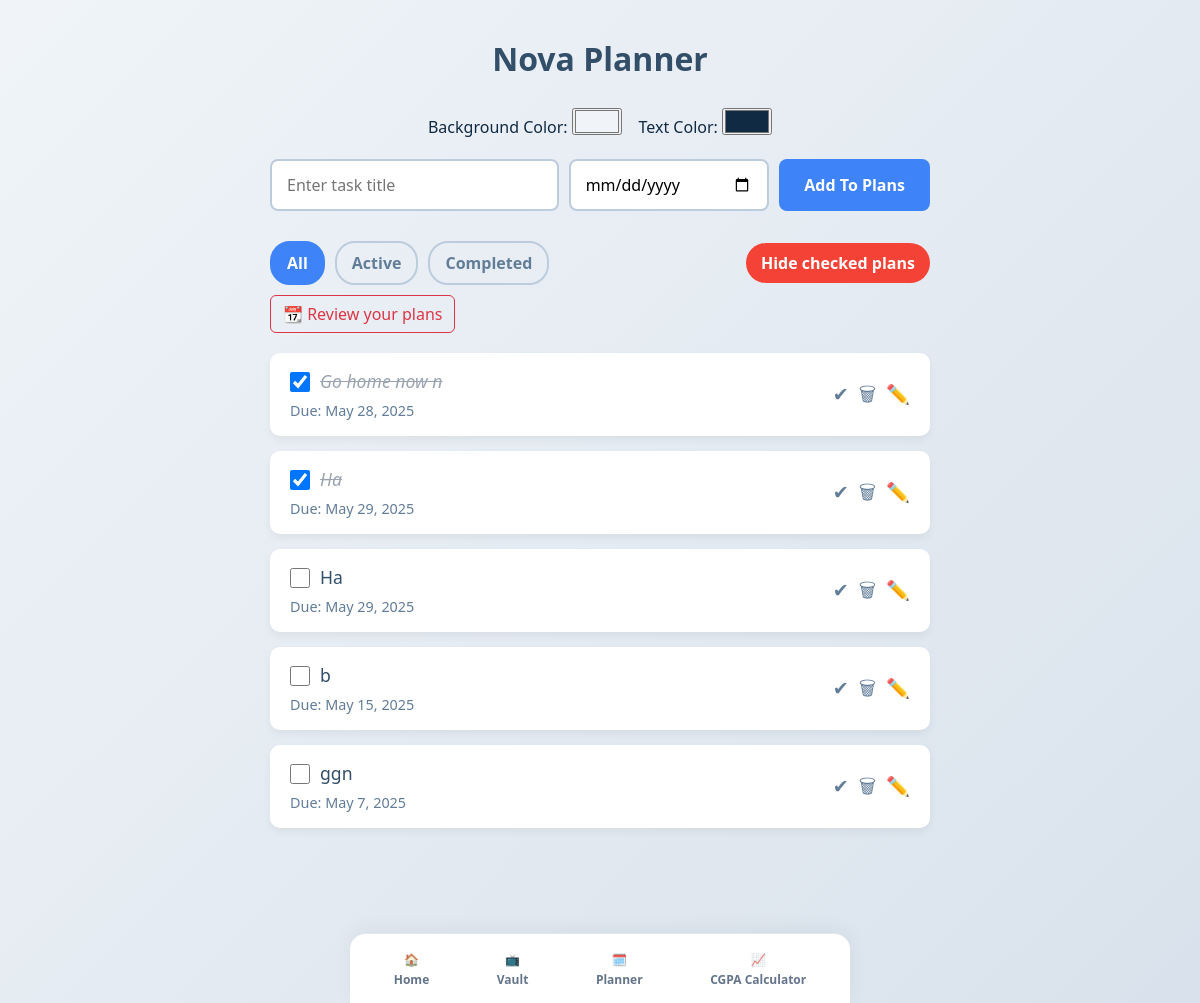
Screenshot of /planner/ (signed in) with the database file from the repository.
### todo/models.py (models this page shows, shortened)
class Task(models.Model):
    user = models.ForeignKey(User, on_delete=models.CASCADE)
    title = models.CharField(max_length=255)
    description = models.TextField(blank=True)
    due_date = models.DateField()
    completed = models.BooleanField(default=False)
    created_at = models.DateTimeField(auto_now_add=True)

### todo/views.py (the view, shortened to what this page needs)
# urls.py: path('', views.task_list, name='task_list'),
@login_required
def task_list(request):
    tasks = Task.objects.filter(user=request.user)
    form = TaskForm()
    return render(request, 'todo/task_list.html', {'tasks': tasks, 'form': form})

### todo/forms.py
class TaskForm(forms.ModelForm):
    class Meta:
        model = Task
        fields = ['title', 'description', 'due_date', 'completed']
        widgets = {
            'title': forms.TextInput(attrs={
                'class': 'input-field',
                'placeholder': 'Enter task title',
            }),
            'description': forms.Textarea(attrs={
                'class': 'input-field',
                'placeholder': 'Describe your task (optional)',
                'rows': 3,
            }),
            'due_date': forms.DateInput(attrs={
                'class': 'input-field',
                'type': 'date',
            }),
            'completed': forms.CheckboxInput(attrs={
                'class': 'checkbox-field',
            }),
        }

### todo/templates/todo/task_list.html (shortened to what this page needs)
<!DOCTYPE html>
<html lang="en">
<head>
  <link href="https://cdn.jsdelivr.net/npm/bootstrap@5.3.6/dist/css/bootstrap.min.css" rel="stylesheet">
</head>
<body style="margin-bottom:10%;">
  {% include 'core/nav.html' %}
  <h2>Nova Planner</h2>
  <div class="color-selectors">
    <label>
      Background Color:
      <input type="color" id="bg-color-picker" value="#f0f4f8" />
    </label>
    <label>
      Text Color:
      <input type="color" id="text-color-picker" value="#102a43" />
    </label>
  </div>
  <form method="POST">
    {{ form.title }}
    <input type="date" name="due_date" required />
    <input type="submit" value="Add To Plans" />
  </form>
  <div class="controls">
    <div class="filters">
      <button data-filter="all" class="active">All</button>
      <button data-filter="active">Active</button>
      <button data-filter="completed">Completed</button>
    </div>
    <button class="clear-btn">Hide checked plans</button>
    <a class="btn btn-outline-danger" href="{% url 'custom_calendar_view' %}">📆 Review your plans</a>
  </div>
  <div id="tasks-container">
    {% for task in tasks %}
    <div class="task {% if task.due_date and task.due_date < today and not task.completed %}overdue{% endif %}"
         data-priority="{{ task.priority }}"
         data-completed="{{ task.completed|yesno:'true,false' }}"
         data-id="{{ task.id }}">
      <div class="left">
        <div class="task-header">
          <input type="checkbox" class="complete-checkbox" {% if task.completed %}checked{% endif %} />
          <span class="title {% if task.completed %}completed{% endif %}">{{ task.title }}</span>
          <span class="priority-tag priority-{{ task.priority }}">{{ task.priority|title }}</span>
        </div>
        {% if task.due_date %}
          <span class="due-date">Due: {{ task.due_date }}</span>
        {% endif %}
      </div>
      <div class="actions">
        <a href="{% url 'toggle_complete' task.id %}" title="Toggle Complete">✔</a>
        <a href="{% url 'delete_task' task.id %}" title="Delete Task">🗑</a>
        <a href="{% url 'edit_task' task.id %}">✏️</a>
      </div>
    </div>
    {% empty %}
      <p>No tasks yet.</p>
    {% endfor %}
  </div>
</body>
</html>

### todo/templates/todo/task_list.html (style rules this page uses)
* { box-sizing: border-box; }
body { font-family: 'Segoe UI', Tahoma, Geneva, Verdana, sans-serif; background: linear-gradient(135deg, #f0f4f8, #d9e2ec); margin: 0; padding: 40px 20px; max-width: 700px; margin-left: auto; margin-right: auto; color: #102a43; user-select: none; }
h2 { font-weight: 700; font-size: 2rem; margin-bottom: 30px; text-align: center; color: #334e68; }
.color-selectors { text-align: center; margin-bottom: 20px; }
form { display: flex; flex-wrap: wrap; gap: 10px; margin-bottom: 30px; }
form input[type="text"], form input[type="date"] { flex-grow: 1; padding: 12px 15px; font-size: 1rem; border-radius: 8px; border: 2px solid #bcccdc; transition: border-color 0.3s ease; }
form input[type="submit"] { background-color: #3f83f8; border: none; color: white; font-weight: 600; font-size: 1rem; padding: 12px 25px; border-radius: 8px; cursor: pointer; transition: background-color 0.3s ease; }
.controls { display: flex; justify-content: space-between; margin-bottom: 20px; align-items: center; flex-wrap: wrap; gap: 10px; }
.filters { display: flex; flex-wrap: wrap; gap: 10px; }
.filters button { background: transparent; border: 2px solid #bcccdc; padding: 8px 15px; font-weight: 600; color: #627d98; border-radius: 20px; cursor: pointer; transition: all 0.3s ease; }
.filters button.active, .filters button:hover { background-color: #3f83f8; color: white; border-color: #3f83f8; }
.clear-btn { background-color: #f44336; border: none; color: white; padding: 8px 15px; border-radius: 20px; cursor: pointer; font-weight: 600; transition: background-color 0.3s ease; }
.task { background: white; border-radius: 10px; padding: 15px 20px; margin-bottom: 15px; display: flex; align-items: center; justify-content: space-between; box-shadow: 0 4px 8px rgb(0 0 0 / 0.05); flex-wrap: wrap; }
.left { display: flex; flex-direction: column; flex-grow: 1; min-width: 0; }
.task-header { display: flex; align-items: center; gap: 10px; flex-wrap: wrap; }
.task input[type="checkbox"] { width: 20px; height: 20px; cursor: pointer; }
.title { font-size: 1.1rem; color: #334e68; word-break: break-word; flex-grow: 1; cursor: pointer; }
.title.completed { text-decoration: line-through; color: #9aa5b1; font-style: italic; }
.priority-tag { padding: 3px 10px; border-radius: 20px; font-size: 0.8rem; font-weight: 700; text-transform: uppercase; letter-spacing: 0.05em; user-select: none; }
.due-date { font-size: 0.9rem; color: #627d98; margin-top: 5px; }
.actions { display: flex; gap: 10px; margin-left: 10px; }
.actions a { font-size: 1.2rem; color: #627d98; text-decoration: none; transition: color 0.3s; }

### rows the page displays
Task: completed "☑", title "Go home now n", due_date "May 28, 2025"
Task: completed "☑", title "Ha", due_date "May 29, 2025"
Task: title "Ha", due_date "May 29, 2025"
Task: title "b", due_date "May 15, 2025"
Task: title "ggn", due_date "May 7, 2025"
